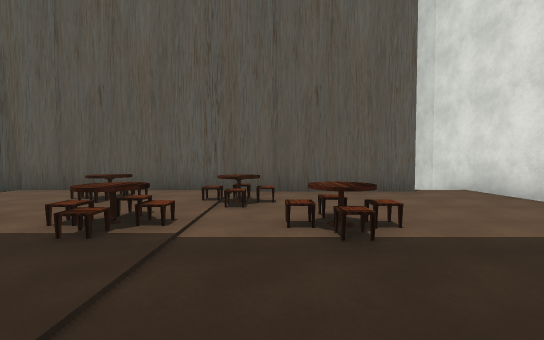
View 1 (above)

14 first-person views from a walk through a scene from a Unity 3-D project. The camera is 1.4 m above the floor, tilts 2° down and sees 90° across. The floor is counted in squares, 2 m on a side. Each view is taken from the middle of a square. On the plan, view 1 faces up. The plan holds only what a view shows up to about 9 squares ahead; the rest is blank. The place goes on beyond the plan. The player is left out. Some animated figures are not drawn. Some surface patterns are stand-ins.

View 2
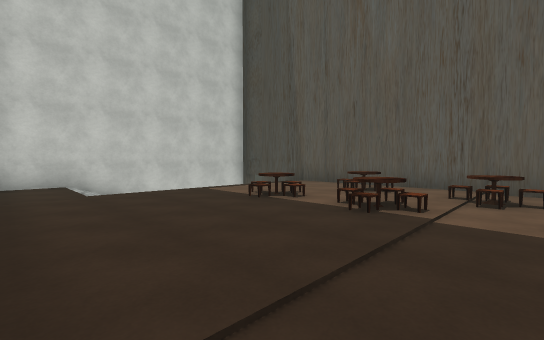

View 3
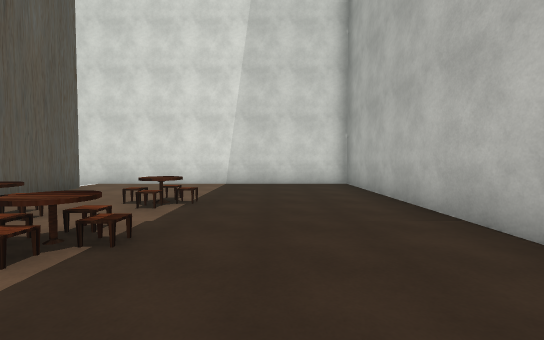

View 4
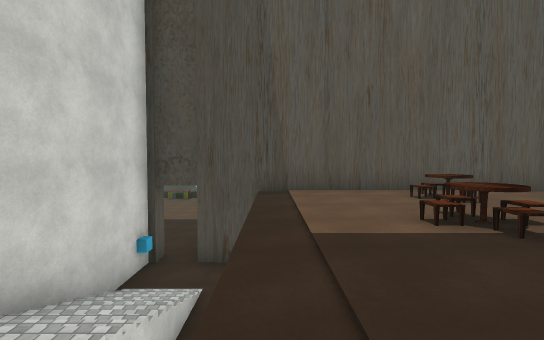

View 5
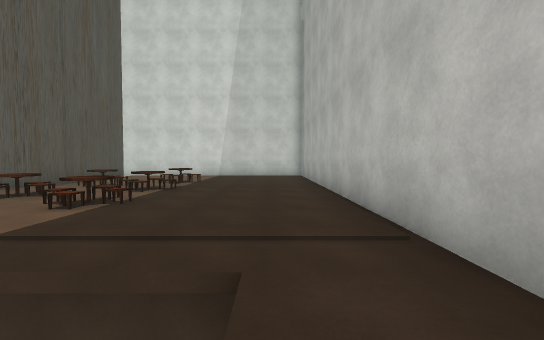

View 6
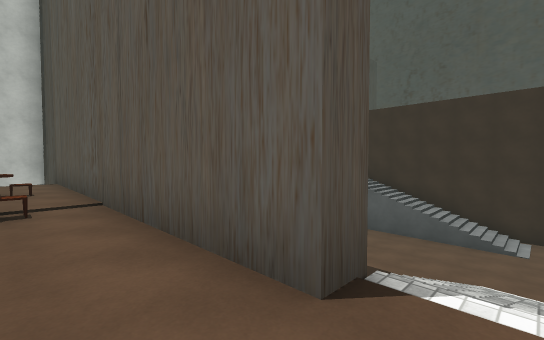

View 7
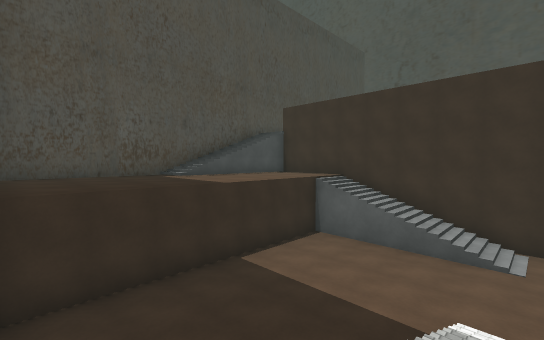

View 8
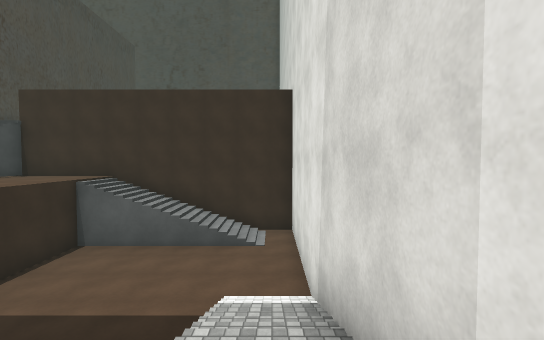

View 9
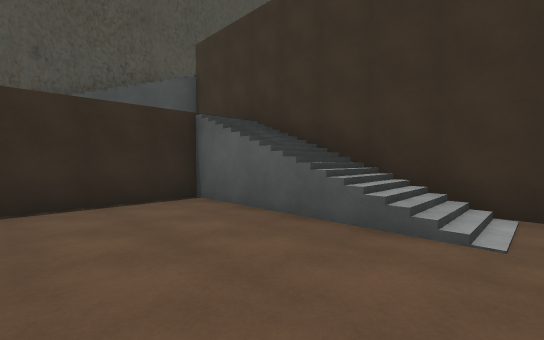

View 10
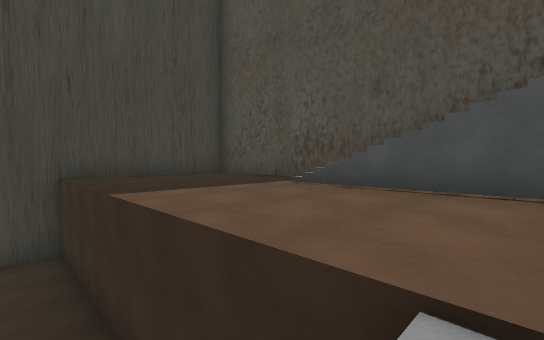

View 11
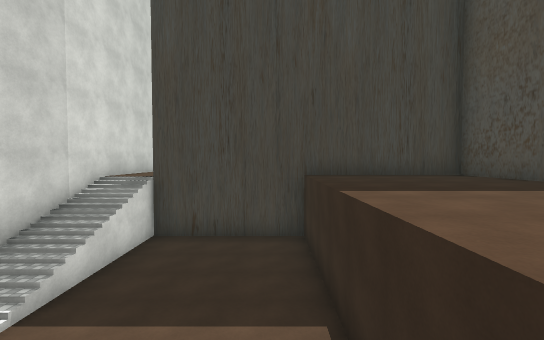

View 12
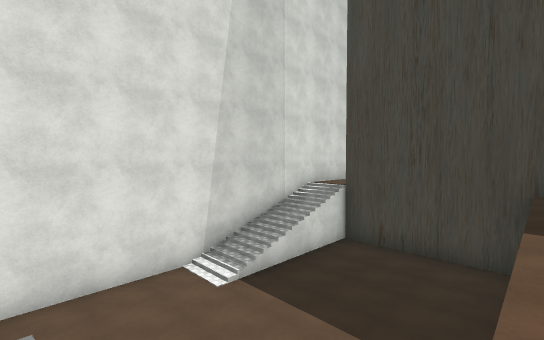

View 13
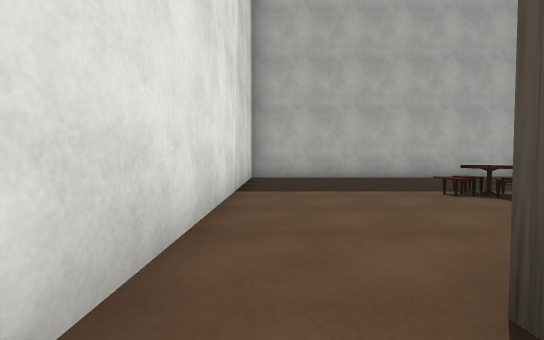

View 14
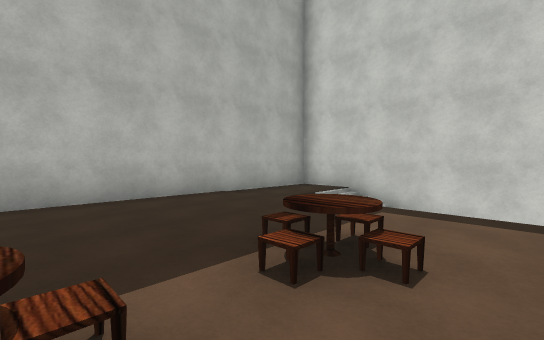

### Floor plan
Key: @ floor where view 1 was taken; # wall or solid block; . main floor; : floor 1 m higher than the main floor; - floor 3.25 m lower than the main floor; / step, stairs or slope; O other object.
Columns run from 9 left of view 1 to 5 right of it. Each row starts with its distance up from view 1.
 15     #/#########
 14     #/...////-#
 13     #/...-----#
 12     #/...-----#
 11     #/...---//#
 10     #....---//#
  9     #....---//#
  8 --  #....---//#
  7 --  #....---//#
  6 #-###########.#
  5 #---..O.O/....#
  4 #//-../.......#
  3 #//-.:OO/O:...#
  2 #//-..........#
  1 #/ -..........#
  0 #./......@....#
 -1 #.............#
 -2 ###############

Where each view was taken, in squares from view 1:
view 1: 0 up, 0 right, facing up
view 2: 1 down, 0 right, facing up-left
view 3: 1 up, 4 left, facing right
view 4: 0 up, 6 left, facing up
view 5: 0 up, 8 left, facing right
view 6: 5 up, 4 right, facing up-left
view 7: 7 up, 4 right, facing up-left
view 8: 7 up, 4 right, facing up
view 9: 11 up, 4 right, facing up-left
view 10: 14 up, 0 right, facing down-left
view 11: 14 up, 0 right, facing down
view 12: 14 up, 1 left, facing down-right
view 13: 7 up, 4 right, facing down
view 14: 4 up, 2 left, facing down-left
